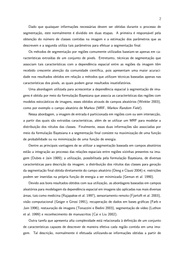
#> input picture page2.jpg, 181 x 256 px, shrunk from 1586 x 2244 before the run, found by its file name
$ jupyter execute PabloGoulartSilva_icv_TP1.ipynb   (shell and % lines are left out)
#> lines starting #> are read from the running program, lines starting #| are printed output that depends on the picture; after the words box and inside, x2 and y2 are one past the last pixel; in counts of white or black regions, pixels touching at a corner belong together
[cell 1]
import numpy as np
import scipy as sp
import cv2
from matplotlib import pyplot as plt

DIRETORIO DE TRABALHO
IMAGEM DE ENTRADA E IMAGEM DE SAÍDA COM TEXTO DESTACADO

path: diretório de trabalho
img_in: nome da imagem a ser processada
img_out: nome da imagem de saída contendo os retângulos ao redor das palavras identificadas
arq_out: nome do arquivo txt contendo as coordenadas, comprimento e largura dos retêngulos

[cell 2]
path = "F:\\ufmg\\sem12\\icv\\tp1\\dados\\"
img_in = "page2.jpg"
img_out = "arquivo_saida.jpg"
arq_out = "trabalho_icv_1.txt"

[cell 3]
img = cv2.imread(path + img_in)
#> img is the input picture: shape (256, 181, 3); min 118, max 255, mean 239.1
img_orig = img

FILTRO DA MEDIANA

O filtro foi utilizado para remover ruídos na imagem, que geravam 'bins' individualizados no histograma na projeção vertical e horizontal

[cell 4]
kernel_size = 3
assert kernel_size % 2 != 0
dim_img = img.shape
#> dim_img = (256, 181, 3)
num_linhas = dim_img[0]
#> num_linhas = 256
num_colunas = dim_img[1]
#> num_colunas = 181

img_mediana = np.copy(img)
# calcula deslocamento
idx_del = int(np.floor(kernel_size / 2))
linhas_kernel = range(idx_del, (num_linhas - idx_del))

# exclui primeira e ultima linhas
for line in range(idx_del,num_linhas-idx_del):
    # exclui primeira e ultima colunas
    for col in range(idx_del,num_colunas-idx_del):
        for channel in range(dim_img[2]):
            img_mediana[line, col, channel] = np.median(
                img[line-idx_del:line+idx_del,col-idx_del:col+idx_del,channel])
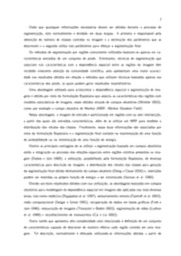
#> img_mediana: shape (256, 181, 3); min 144, max 255, mean 240.4


img = img_mediana

[cell 5]
plt.imshow(img_mediana)
plt.show()

#cv2.imshow('MEDIANA', img_mediana)
#cv2.waitKey(0)

[cell 6]
img_gray = cv2.cvtColor(img, cv2.COLOR_BGR2GRAY)
img_draw = img_gray

[cell 7]
plt.imshow(img_gray)
plt.show()

#cv2.imshow('BGR2GRAY', img_gray)
#cv2.waitKey(0)

OPERADOR MORFOLÓGICO: DILATAÇÃO

O nome da estrutura é img_erosion porque eu implementei utilizando o operador min() para selecionar o valor do pixel central do kernel, que na imagem invertida faria o processo de erosão.
A ideia de aplicar a dilatação nesse ponto é aproximar as letras dentro de uma palavra para serem agrupadas no histograma da projeção horizontal

[cell 8]
kernel_size = 5
assert kernel_size % 2 != 0
num_linhas = img.shape[0]
num_colunas = img.shape[1]

img_erosion = np.copy(img_gray)
# calcula deslocamento
idx_del = int(np.floor(kernel_size / 2))
linhas_kernel = range(idx_del, (num_linhas - idx_del))

# exclui primeira e ultima linhas
for line in range(idx_del,(num_linhas-idx_del)):
    # exclui primeira e ultima colunas
    for col in range(idx_del,(num_colunas-idx_del)):
        # MIN ou MAX no caso de imagens binarias invertidas
        img_erosion[line, col] = np.min(
            img_gray[(line-idx_del):(line+idx_del),(col-idx_del):(col+idx_del)])
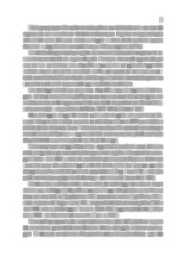
#> img_erosion: shape (256, 181); min 144, max 255, mean 211.7

img = img_erosion

[cell 9]
plt.imshow(img_erosion)
plt.show()

#cv2.imshow('DILATACAO', img_erosion)
#cv2.waitKey(0)

THRESHOLD

A utilização do limiar foi necessária para remover pixels com tons de cinza intermediários na imagem devido ao ruído

[cell 10]
threshold_value = 127
max_value = 255
# exclui primeira e ultima linhas
img_threshold = np.copy(img)

for line in range(idx_del,(num_linhas-idx_del)):
    # exclui primeira e ultima colunas
    for col in range(idx_del, (num_colunas-idx_del)):
        if img[line, col] > threshold_value:
            img_threshold[line, col] = max_value
        else:
            img_threshold[line, col] = 0
#> img_threshold: shape (256, 181); every value is 255

img_gray = img_threshold

[cell 11]
plt.imshow(img_threshold)
plt.show()

#cv2.imshow('LIMIARIZACAO', img_threshold)
#cv2.waitKey(0)

INVERTE ESCALA DE CINZA

Para que os 'bins' no histograma representem níveis de branco (linhas de palavras)

[cell 12]
img_gray_inv = (255- img_gray)
#> img_gray_inv: shape (256, 181); every value is 0
dim = img_gray_inv.shape
#> dim = (256, 181)

[cell 13]
plt.imshow(img_gray_inv)
plt.show()

#cv2.imshow('INVERSAO ESCALA', img_gray_inv)
#cv2.waitKey(0)

IMPLEMENTACAO BLUR (MÉDIA)

Considerando que os valores são o número de linhas e colunas acima e ao lado do centro da operacao. O filtro da média foi utilizado para aproximar ainda mais as letras dentro de uma mesma palavra. o efeito 'borrão' permite que o histograma agrupe em 'bins' consecutivos as letras de uma mesma palavra

[cell 14]
x_kernel, y_kernel = (3,3)

dim_img = img.shape
#> dim_img = (256, 181)
num_linhas = dim_img[0]
num_colunas = dim_img[1]

img_blur = np.copy(img_gray_inv)

# deslocamento: x_kernel, y_kernel

# exclui primeira e ultima linhas
for line in range(x_kernel,num_linhas-x_kernel):
    # exclui primeira e ultima colunas
    for col in range(y_kernel,num_colunas-y_kernel):
        img_blur[line, col] = np.mean(
                img_gray_inv[line-x_kernel:line+x_kernel,col-y_kernel:col+y_kernel])

img_gray_inv = img_blur

[cell 15]
plt.imshow(img_gray_inv)
plt.show()

#cv2.imshow('FILTRO MEDIA', img_gray_inv)
#cv2.waitKey(0)

PROJEÇÃO VERTICAL

Identifica de linhas de palavras

[cell 16]
vbins = np.zeros(dim[0]).reshape(dim[0],1)
#> vbins = 256 values from 0 to 0

for i in range(dim[0]):
    vbins[i] = sum(img_gray_inv[i,:])

PROJEÇÃO HORIZONTAL

Identifica as palavras dentro da linha

A variável todas_as_caixas armazenará as matrizes com as coordenadas dos retângulos ao redor de cada palavra destacada no formato:

|LeftUp     RightUp    |
|LeftBottom RightBottom|

[cell 17]
todas_as_caixas = []

vindex = 0
vstart = 0

while vindex < dim[0]:

    while vindex < len(vbins) and vbins[vindex] == 0:
        vindex += 1

    if vindex == len(vbins):
        break

    vstart = vindex
    vend = vstart

    while vindex < len(vbins) and vbins[vindex]  > 0:
        vindex += 1

    vend = vindex - 1

    # projecao horizontal
    hbins = np.zeros(dim[1]).reshape(dim[1],1)
    for col in range(dim[1]):
        hbins[col] = sum(img_gray_inv[range(vstart, (vend + 1)),col])

    hindex = 0
    hstart = 0

    while hindex < dim[1]:

        while hindex < len(hbins) and hbins[hindex] == 0:
            hindex += 1

        if hindex == len(hbins):
            break

        hstart = hindex
        hend = hstart

        while hindex < len(hbins) and hbins[hindex] > 0:
            hindex += 1

        hend = hindex - 1

        caixa = np.array([hstart, vstart, hend, vend]).reshape((2,2))
        todas_as_caixas.append(caixa)
        cv2.rectangle(img_orig, (caixa[0,0], caixa[0,1]),
                      (caixa[1,0], caixa[1,1]), (0,0,0), 2)
#> after the loop, todas_as_caixas = []; vindex = 256

[cell 18]
plt.imshow(img_orig)
plt.show()

#cv2.imshow('IMAGEM COM PALAVRAS IDENTIFICADAS', img_orig)
#cv2.waitKey(0)

ESCREVE EM ARQUIVO JPG A IMAGEM DE SAÍDA COM RETÂNGULO EM TORNO DAS PALAVRAS

[cell 19]
cv2.imwrite(path + img_out, img_orig)
#> Out = True

ESCREVE ARQUIVO DE TEXTO COM COORDENADA SUPERIOR ESQUERDA, COMPRIMENTO E ALTURA DO RETÂNGULO

[cell 20]
with open(path + arq_out,'w') as outfile:
    for coord in todas_as_caixas:
        # hend - hstart
        distx = coord[1,0] - coord[0,0]
        disty = coord[1,1] - coord[0,1]
        string = "%d %d %d %d\n" %(coord[0,0], coord[0,1], distx, disty)
        outfile.write(string)
#> this loop made 0 passes

$ run again, with page1.jpg copied over page2.jpg
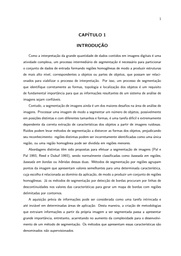
#> input picture page1.jpg, 181 x 256 px, shrunk from 1844 x 2609 before the run, found by its file name
#> img is the input picture: shape (256, 181, 3); min 59, max 255, mean 241.7
#> img_gray_inv: shape (256, 181); 0.34% white; 5 white regions (1 under 20 px), largest, box (x1, y1, x2, y2) and area: (94, 44, 106, 49) 52, (82, 33, 91, 38) 40, (77, 44, 83, 49) 28, (85, 44, 89, 49) 20
#> after the loop `for line in range(x_kernel,num_linhas-x_kernel):`:
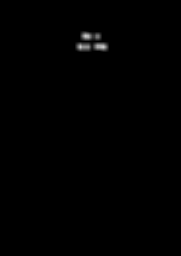
#> img_blur: shape (256, 181); min 0, max 198, mean 0.9
#> after the loop `for i in range(dim[0]):`: vbins = 256 values, max 4236 at index 46, min 0 at index 0, mean 154.6
#> after the loop `while vindex < dim[0]:`:
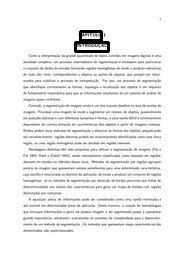
#> img_orig: shape (256, 181, 3); 0.87% of pixels changed, all inside (x1, y1, x2, y2) = (74, 30, 110, 53)
#> after the loop `while vindex < dim[0]:`: todas_as_caixas = [[[80, 31], [101, 40]], [[75, 42], [108, 51]]]; vindex = 256
#> Out = True
#> the loop `for coord in todas_as_caixas:` made 2 passes
#> (coord, distx, disty) on passes 1 to 2: ([[80, 31], [101, 40]], 21, 9), ([[75, 42], [108, 51]], 33, 9)
